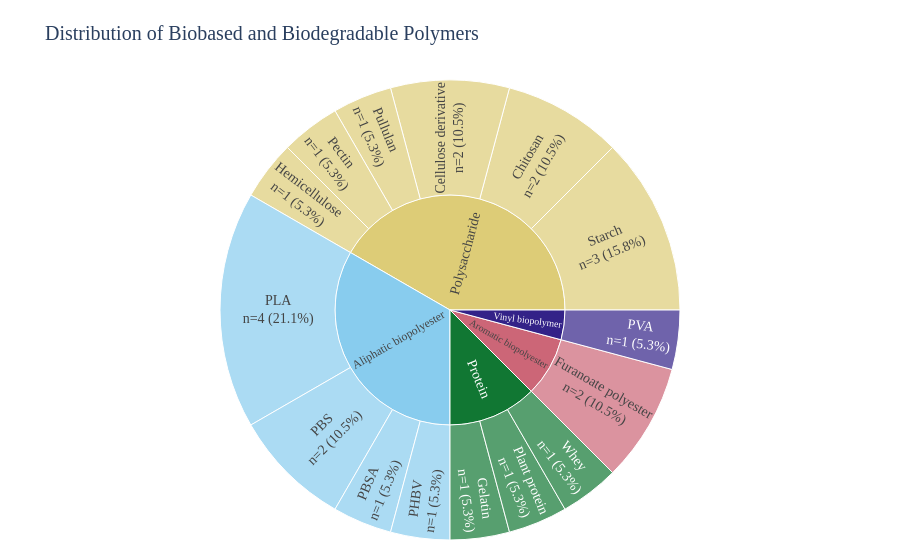

The notebook cell saved with this chart:
### Code cell
import plotly.express as px
import pandas as pd
import os

# Load & filter
file_name = 'ThesisSharondeBondt_SystematicReview_RawData_v7_20260303.xlsx'
df = pd.read_excel(file_name, sheet_name='Data')
df = df[df['Included_after_screening'] == 'Yes'].copy()
bio = df[(df['Biobased'] == 'Yes') | (df['Biodegradable'] == 'Yes')].copy()

total_papers = bio['Article_ID'].nunique()

sun_df = bio.groupby(['Material_family', 'Polymer_type']).agg(
    paper_count=('Article_ID', 'nunique')
).reset_index()

sun_df['percentage'] = (sun_df['paper_count'] / total_papers) * 100
sun_df['display_label'] = (
    sun_df['Polymer_type'] + '<br>n=' +
    sun_df['paper_count'].astype(str) + ' (' +
    sun_df['percentage'].round(1).astype(str) + '%)'
)

fig = px.sunburst(
    sun_df,
    path=['Material_family', 'display_label'],
    values='paper_count',
    color='Material_family',
    color_discrete_sequence=px.colors.qualitative.Safe,
    title='Distribution of Biobased and Biodegradable Polymers'
)

fig.update_traces(
    textinfo='label',
    insidetextorientation='radial',
    hovertemplate='<b>%{label}</b>'
)
fig.update_layout(
    margin=dict(t=80, l=20, r=20, b=20),
    font=dict(size=14, family='Times New Roman'),
    title_font=dict(size=20, family='Times New Roman'),
    paper_bgcolor='white'
)

output_folder = 'visualizations_v7'
os.makedirs(output_folder, exist_ok=True)
fig.write_html(os.path.join(output_folder, 'sunburst_biobased.html'))
fig.show()

### Figure 1 — Plotly figure (JSON) as saved in the notebook; plotly's stock layout.template omitted (floating-point values rounded to 4 significant figures)
{"data": [{"branchvalues": "total", "customdata": [["Aliphatic biopolyester"], ["Aliphatic biopolyester"], ["Aliphatic biopolyester"], ["Aliphatic biopolyester"], ["Aliphatic biopolyester"], ["Aromatic biopolyester"], ["Aromatic biopolyester"], ["Polysaccharide"], ["Polysaccharide"], ["Polysaccharide"], ["Polysaccharide"], ["Polysaccharide"], ["Polysaccharide"], ["Polysaccharide"], ["Protein"], ["Protein"], ["Protein"], ["Protein"], ["Vinyl biopolymer"], ["Vinyl biopolymer"]], "domain": {"x": [0, 1], "y": [0, 1]}, "hovertemplate": "<b>%{label}</b>", "ids": ["Aliphatic biopolyester/PBS<br>n=2 (10.5%)", "Aliphatic biopolyester/PBSA<br>n=1 (5.3%)", "Aliphatic biopolyester/PHBV<br>n=1 (5.3%)", "Aliphatic biopolyester/PLA<br>n=4 (21.1%)", "Aliphatic biopolyester", "Aromatic biopolyester/Furanoate polyester<br>n=2 (10.5%)", "Aromatic biopolyester", "Polysaccharide", "Polysaccharide/Starch<br>n=3 (15.8%)", "Polysaccharide/Pullulan<br>n=1 (5.3%)", "Polysaccharide/Pectin<br>n=1 (5.3%)", "Polysaccharide/Hemicellulose<br>n=1 (5.3%)", "Polysaccharide/Chitosan<br>n=2 (10.5%)", "Polysaccharide/Cellulose derivative<br>n=2 (10.5%)", "Protein/Gelatin<br>n=1 (5.3%)", "Protein/Plant protein<br>n=1 (5.3%)", "Protein/Whey<br>n=1 (5.3%)", "Protein", "Vinyl biopolymer/PVA<br>n=1 (5.3%)", "Vinyl biopolymer"], "insidetextorientation": "radial", "labels": ["PBS<br>n=2 (10.5%)", "PBSA<br>n=1 (5.3%)", "PHBV<br>n=1 (5.3%)", "PLA<br>n=4 (21.1%)", "Aliphatic biopolyester", "Furanoate polyester<br>n=2 (10.5%)", "Aromatic biopolyester", "Polysaccharide", "Starch<br>n=3 (15.8%)", "Pullulan<br>n=1 (5.3%)", "Pectin<br>n=1 (5.3%)", "Hemicellulose<br>n=1 (5.3%)", "Chitosan<br>n=2 (10.5%)", "Cellulose derivative<br>n=2 (10.5%)", "Gelatin<br>n=1 (5.3%)", "Plant protein<br>n=1 (5.3%)", "Whey<br>n=1 (5.3%)", "Protein", "PVA<br>n=1 (5.3%)", "Vinyl biopolymer"], "marker": {"colors": ["rgb(136, 204, 238)", "rgb(136, 204, 238)", "rgb(136, 204, 238)", "rgb(136, 204, 238)", "rgb(136, 204, 238)", "rgb(204, 102, 119)", "rgb(204, 102, 119)", "rgb(221, 204, 119)", "rgb(221, 204, 119)", "rgb(221, 204, 119)", "rgb(221, 204, 119)", "rgb(221, 204, 119)", "rgb(221, 204, 119)", "rgb(221, 204, 119)", "rgb(17, 119, 51)", "rgb(17, 119, 51)", "rgb(17, 119, 51)", "rgb(17, 119, 51)", "rgb(51, 34, 136)", "rgb(51, 34, 136)"]}, "name": "", "parents": ["Aliphatic biopolyester", "Aliphatic biopolyester", "Aliphatic biopolyester", "Aliphatic biopolyester", "", "Aromatic biopolyester", "", "", "Polysaccharide", "Polysaccharide", "Polysaccharide", "Polysaccharide", "Polysaccharide", "Polysaccharide", "Protein", "Protein", "Protein", "", "Vinyl biopolymer", ""], "textinfo": "label", "type": "sunburst", "values": [2.0, 1.0, 1.0, 4.0, 8.0, 2.0, 2.0, 10.0, 3.0, 1.0, 1.0, 1.0, 2.0, 2.0, 1.0, 1.0, 1.0, 3.0, 1.0, 1.0]}], "layout": {"font": {"family": "Times New Roman", "size": 14}, "legend": {"tracegroupgap": 0}, "margin": {"b": 20, "l": 20, "r": 20, "t": 80}, "paper_bgcolor": "white", "sunburstcolorway": ["rgb(136, 204, 238)", "rgb(204, 102, 119)", "rgb(221, 204, 119)", "rgb(17, 119, 51)", "rgb(51, 34, 136)", "rgb(170, 68, 153)", "rgb(68, 170, 153)", "rgb(153, 153, 51)", "rgb(136, 34, 85)", "rgb(102, 17, 0)", "rgb(136, 136, 136)"], "title": {"font": {"family": "Times New Roman", "size": 20}, "text": "Distribution of Biobased and Biodegradable Polymers"}}}
